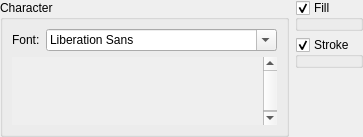
<?xml version="1.0" encoding="UTF-8"?>
<ui version="4.0">
 <class>GlyphMarkWidgetForm</class>
 <widget class="QWidget" name="GlyphMarkWidgetForm">
  <property name="geometry">
   <rect>
    <x>0</x>
    <y>0</y>
    <width>306</width>
    <height>134</height>
   </rect>
  </property>
  <property name="windowTitle">
   <string>Form</string>
  </property>
  <layout class="QGridLayout" name="gridLayout_6">
   <property name="margin">
    <number>0</number>
   </property>
   <item row="0" column="0">
    <layout class="QGridLayout" name="gridLayout_5">
     <item row="0" column="0">
      <widget class="QGroupBox" name="m_charGroupBox">
       <property name="title">
        <string>Character</string>
       </property>
       <layout class="QGridLayout" name="gridLayout_3">
        <item row="0" column="0">
         <layout class="QGridLayout" name="gridLayout_2">
          <item row="1" column="0">
           <widget class="QScrollArea" name="m_charMapScrollArea">
            <property name="frameShape">
             <enum>QFrame::NoFrame</enum>
            </property>
            <property name="widgetResizable">
             <bool>false</bool>
            </property>
            <widget class="QWidget" name="scrollAreaWidgetContents">
             <property name="geometry">
              <rect>
               <x>0</x>
               <y>0</y>
               <width>185</width>
               <height>69</height>
              </rect>
             </property>
            </widget>
           </widget>
          </item>
          <item row="0" column="0">
           <layout class="QGridLayout" name="gridLayout">
            <item row="0" column="0">
             <widget class="QLabel" name="m_fontLabel">
              <property name="text">
               <string>Font:</string>
              </property>
             </widget>
            </item>
            <item row="0" column="1">
             <widget class="QFontComboBox" name="m_fontComboBox">
              <property name="sizePolicy">
               <sizepolicy hsizetype="Expanding" vsizetype="Fixed">
                <horstretch>0</horstretch>
                <verstretch>0</verstretch>
               </sizepolicy>
              </property>
             </widget>
            </item>
           </layout>
          </item>
         </layout>
        </item>
       </layout>
      </widget>
     </item>
     <item row="0" column="1">
      <layout class="QGridLayout" name="gridLayout_4">
       <item row="0" column="0">
        <widget class="QGroupBox" name="m_fillGroupBox">
         <property name="title">
          <string>Fill</string>
         </property>
         <property name="flat">
          <bool>true</bool>
         </property>
         <property name="checkable">
          <bool>true</bool>
         </property>
        </widget>
       </item>
       <item row="1" column="0">
        <widget class="QGroupBox" name="m_strokeGroupBox">
         <property name="title">
          <string>Stroke</string>
         </property>
         <property name="flat">
          <bool>true</bool>
         </property>
         <property name="checkable">
          <bool>true</bool>
         </property>
        </widget>
       </item>
       <item row="2" column="0">
        <spacer name="verticalSpacer">
         <property name="orientation">
          <enum>Qt::Vertical</enum>
         </property>
         <property name="sizeHint" stdset="0">
          <size>
           <width>20</width>
           <height>40</height>
          </size>
         </property>
        </spacer>
       </item>
      </layout>
     </item>
    </layout>
   </item>
  </layout>
 </widget>
 <resources/>
 <connections/>
</ui>
